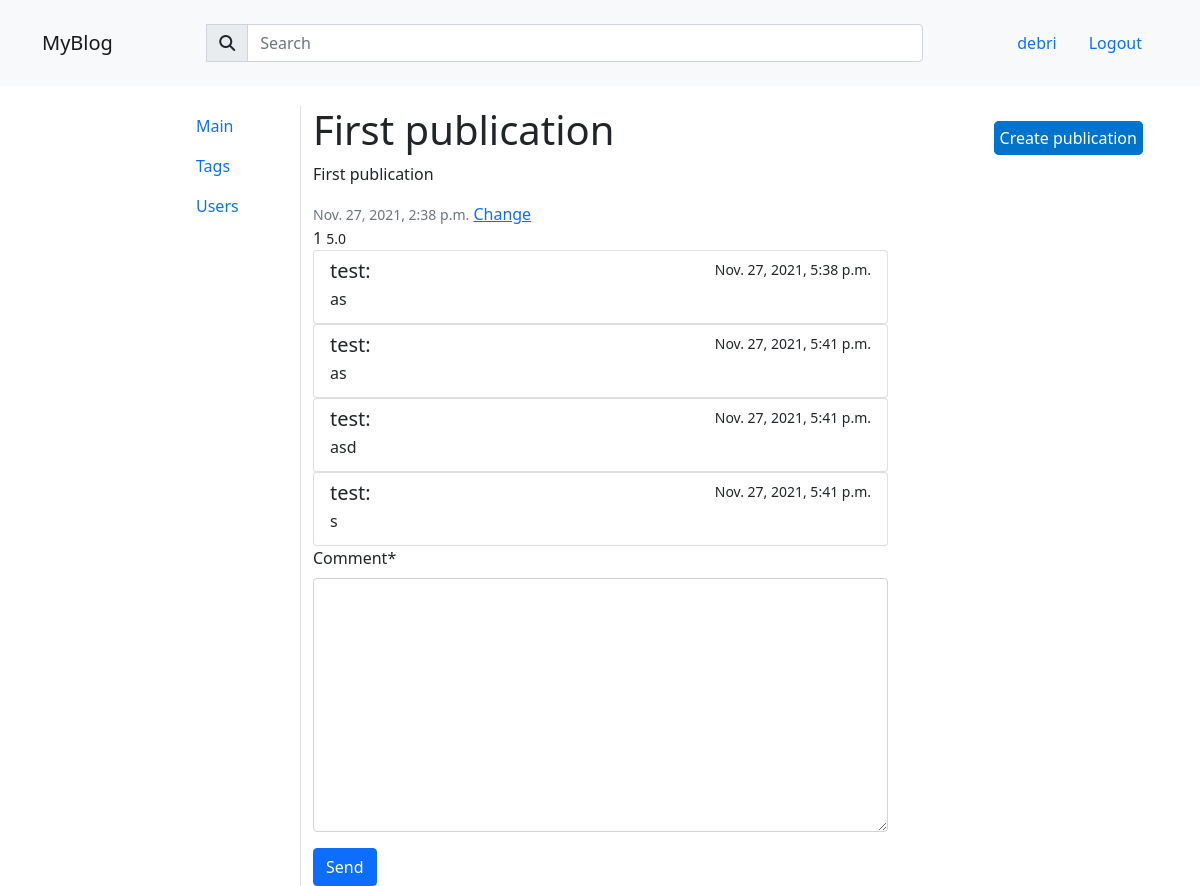
The app's page /home/publication/publication (signed in) with its own data.
### home/models.py (models this page shows, shortened)
class Publication(models.Model):
    title = models.CharField(max_length=256)
    group = models.ForeignKey(Group, on_delete=models.PROTECT)
    content = RichTextField(null=True, blank=True,)
    author = models.ForeignKey(User, on_delete=models.PROTECT, default='creator', related_name='my_publications')
    slug = models.SlugField(max_length=150, unique=True)
    published = models.DateTimeField(auto_now_add=True, db_index=True)
    rating = models.FloatField(default=0)
    tags = models.ManyToManyField(Tag, blank=True, related_name='publications')
    liked = models.IntegerField(default=0)
    class Meta:
        ordering = ['-published']

class Comment(models.Model):
    user = models.ForeignKey(User, on_delete=models.CASCADE)
    publication = models.ForeignKey(Publication, on_delete=models.CASCADE)
    published = models.DateTimeField(auto_now_add=True, db_index=True)
    comment = models.TextField(max_length=3000)

### home/views.py (the view)
# urls.py: path('publication/<str:slug>', single_publication, name='publication'),
def single_publication(request, slug):
    publication = Publication.objects.get(slug=slug)
    comments = Comment.objects.filter(publication=publication)
    rate_form = rate(request, slug)
    comment_form = comment(request, slug)
    if rate_form == 'success' or comment_form == 'success':
        return redirect(f"/publication/{slug}")
    return render(request, 'home/publication.html',
                  context={
                            'publication': publication,
                            'comments': comments,
                            'rate_form': rate_form,
                            'comment_form': comment_form
                          })

### home/forms.py
class RateIt(forms.ModelForm):
    class Meta:
        model = Rate
        fields = ('rate',)

class CommentForm(forms.ModelForm):
    class Meta:
        model = Comment
        fields = ('comment',)

### home/views.py (called while the page is built, shortened)
def rate(request, slug):
    publication = Publication.objects.get(slug=slug)
    form = RateIt()
    return form

def comment(request, slug):
    publication = Publication.objects.get(slug=slug)
    form = CommentForm()
    return form

### templates/home/publication.html (shortened to what this page needs)
{% extends 'base.html' %}
{% load crispy_forms_tags %}
{% block content %}
<div class="w-75">
    <div>
        <h1>{{ publication.title }}</h1>
    </div>
    <p class="mb-1">{{ publication.content|safe }}</p>
    <small class="text-muted">{{ publication.published }}</small>
    {% if user == publication.author or user.is_superuser %}
    <a href="{% url 'edit' publication.id %}">Change</a>
    {% endif %}
</div>
{% if user != publication.author %}<a href="{% url 'like' publication.slug %}">{% endif %}{{ publication.liked }}</a>
<small>{{ publication.rating }}</small>
{% if user.is_authenticated %}
<div class="comments">
    {% for comment in comments %}
    <div class="list-group">
        <a href="#" class="list-group-item list-group-item-action">
            <div class="d-flex w-100 justify-content-between">
                <h5 class="mb-1">{{ comment.user.username }}: </h5>
                <small>{{ comment.published }}</small>
            </div>
            <p class="mb-1">{{ comment.comment|safe }}</p>
        </a>
    </div>
    {% endfor %}
</div>
<form method="post">
    {{ comment_form|crispy }}
    <button class="btn btn-primary" type="submit">Send</button>
</form>
{% endif %}
{% endblock content %}

### templates/base.html (shortened to what this page needs)
<!DOCTYPE html>
{% load static %}
<html lang="en">
<head>
    <link href="https://cdn.jsdelivr.net/npm/bootstrap@5.1.3/dist/css/bootstrap.min.css" rel="stylesheet">
    <link rel="stylesheet" href="{% static 'css/style.css' %}">
    <link href="http://ajax.googleapis.com/ajax/libs/jqueryui/1.8.16/themes/ui-lightness/jquery-ui.css" rel="stylesheet" type="text/css" />
</head>
<body>
    <div class="navbar navbar-expand-lg navbar-light bg-light mg">
        <div class="container-md">
            <a class="navbar-brand" href="{% url 'home' %}">MyBlog</a>
            <div class="collapse navbar-collapse" id="navbarText">
                <form class="container-fluid justify-content-center w-75" method="post" action="{% url 'search' %}">
                    <div class="input-group w-100 p-3">
                        <span class="input-group-text" id="basic-addon1"><i class="fas fa-search"></i></span>
                        <input name="searched" type="search" class="form-control" placeholder="Search" aria-label="Search" aria-describedby="basic-addon1" value="{{ searched }}" id="tags">
                    </div>
                </form>
            <nav class="nav">
                {% if user.is_authenticated %}
                <a class="nav-link" href="{% url 'profile' %}">{{ user.username }}</a>
                <a class="nav-link" href="{% url 'logout' %}">Logout</a>
                {% else %}
                <a class="nav-link" href="{% url 'login' %}">Sign In</a>
                <a class="nav-link" href="{% url 'sign_up' %}">Sign Up</a>
                {% endif %}
            </nav>
            </div>
        </div>
    </div>
    <nav>
        <ul class="nav flex-column secondary-nav">
            <li class="nav-item">
                <a class="nav-link" href="{% url 'home' %}">Main</a>
            </li>
            <li class="nav-item">
                <a class="nav-link" href="{% url 'tags_list' %}">Tags</a>
            </li>
            <li class="nav-item">
                <a class="nav-link" href="{% url 'users_list' %}">Users</a>
            </li>
        </ul>
    </nav>
    <div class="create_post">
        <div>
            {% if user.is_authenticated %}
            {% block button %}<a href="{% url 'create_publication' %}">Create publication</a>{% endblock button %}
            {% endif %}
        </div>
    </div>
    <div class="container border-start w-50">
        {% block content %}{% endblock content %}
    </div>
</body>
</html>

### static/css/style.css (style rules this page uses)
div { margin: 0; padding: 0; }
.create_post { position: absolute; width: 90%; margin-top: 20px; }
.create_post div { display: block; margin-left: 92%; width: 150px; }
.create_post div a { border: 1px solid #0074CC; border-radius: 5px; background-color: #0074CC; text-decoration: none; color: white; padding: 5px; }
.secondary-nav { position: absolute; margin-left: 15%; }
.mg { margin-bottom: 20px; }

### records on screen
Publication: title "First publication", content "First publication", published "Nov. 27, 2021, 2:38 p.m.", liked "1", rating "5.0"
Comment: user.username "test", published "Nov. 27, 2021, 5:38 p.m.", comment "as"
Comment: user.username "test", published "Nov. 27, 2021, 5:41 p.m.", comment "as"
Comment: user.username "test", published "Nov. 27, 2021, 5:41 p.m.", comment "asd"
Comment: user.username "test", published "Nov. 27, 2021, 5:41 p.m.", comment "s"

### other values on screen
{{ user.username }} "debri"
